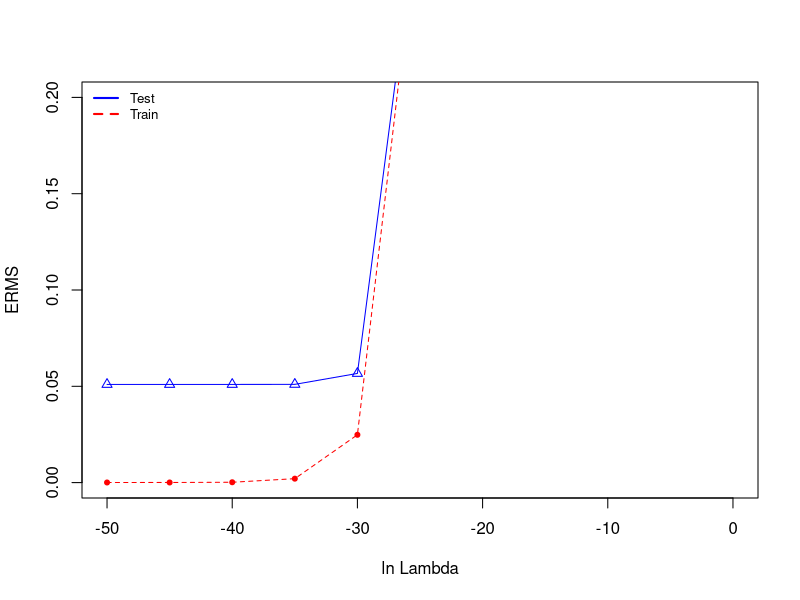

The R script that drew this image:
## File Created from LinearRegressionWithRegularization.java - ln Lambda vs Erms values ##

x <- c(-50, -45, -40, -35, -30, -25, -20, -15, -10, -5, 0)
y1 <- c(0.05096906067803283, 0.05096906251295612, 0.050969334838985796, 0.051009735485676326, 0.056687373867272094, 0.3065337608658277, 3.6827138330924147, 44.860370916774585, 546.510847403624, 6657.865069193874, 81109.40099427225)
y2 <- c(5.4798525182723434E-5, 5.647943872355921E-5, 1.7592727480866496E-4, 0.002037393137329418, 0.024811614466722094, 0.30226661146581474, 3.6823611086240176, 44.860341962009734, 546.5108450268714, 6657.865068998778, 81109.40099425623)

plot(x, y1, type='o', pch=2, col="blue", xlab="ln Lambda", ylab="ERMS", ylim=c(0, 0.2), xlim=c(-50, 0)) 
lines(x, y2, type='o', pch=20, col="red", lty=2) 
legend("topleft", c("Test","Train"), cex=0.8, col=c("blue","red"), lty=1:2, lwd=2, bty="n")